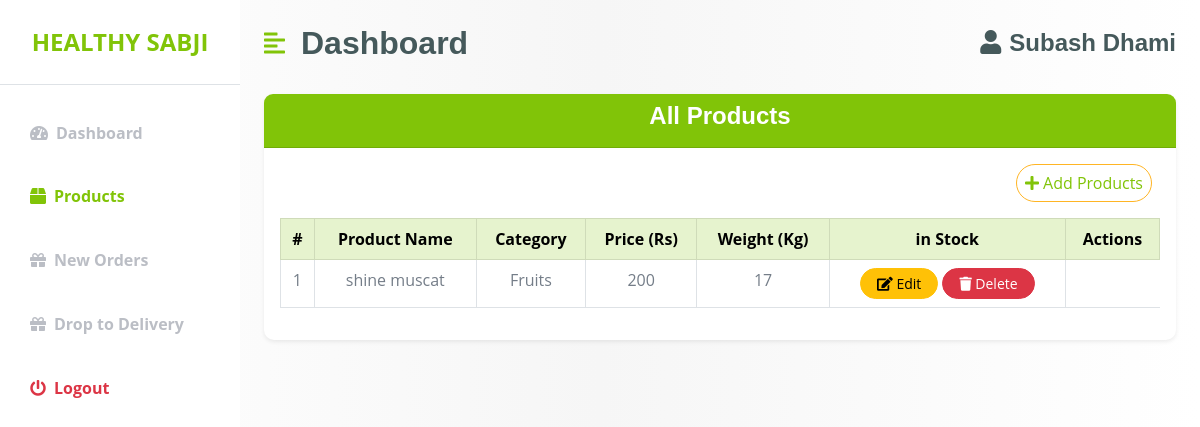
The page /farmer_products/ on the database as committed earlier.
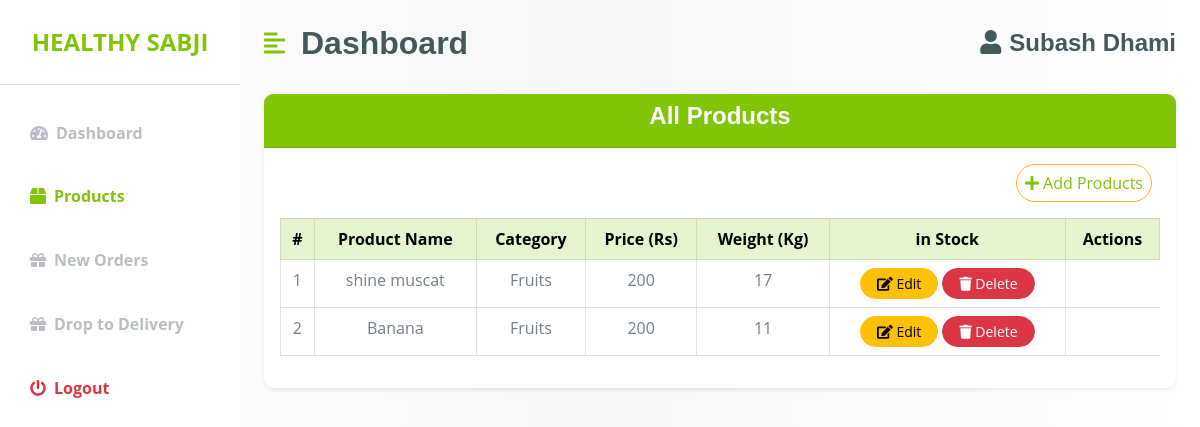
The same page on the database as committed later.
### sabji/models.py (models this page shows, shortened)
class Product(models.Model):
    name = models.CharField(max_length=100)
    price = models.IntegerField(help_text='Price per kilo')
    description = models.TextField()
    image = models.ImageField(upload_to='product_images/')
    quantity = models.IntegerField()
    category = models.ForeignKey('Category', on_delete=models.SET_NULL, related_name='products',null=True)

class Category(models.Model):
    name = models.CharField(max_length=100)
    def __str__(self):
        return self.name

### accounts/views.py (the view)
# urls.py: path('farmer_products/',views.farmer_products,name="farmer_products"),
def farmer_products(request):
    return render(request,'farmer/farmer_products.html')

### sabji/processors.py (called while the page is built)
def productprocessor(request):
    products = Product.objects.filter(quantity__gt=0)
    lowest_price = products.filter(quantity__gt=0).order_by('price').first()
    return {'products': products, 'lowest_price': lowest_price}

def categoryprocessor(request):
    categories = Category.objects.all()
    return {'categories': categories}

### templates/farmer/Farmer_products.html
{% extends "farmer/base.html" %}
{% block content %}
    <div class="container-fluid py-2">
        <div class="row justify-content-center">
            <div class="col-lg-12">
                <div class="card border-0 shadow-sm">
                    <div class="card-header bg-primary text-white text-center">
                        <h4 class="fw-bold text-white">All Products</h4>
                    </div>
                    <div class="d-flex align-items-end justify-content-end flex-column flex-md-row mt-3 mx-4">
                        <a class="btn border border-secondary rounded-pill px-2 text-primary btn" href="{% url 'add_products' %}">
                            <i class="fas fa-plus"></i> Add Products</a>
                    </div>
                    <div class="card-body">
                        <table class="table table-bordered text-center">
                            <thead class="table-primary">
                                <tr>
                                    <th>#</th>
                                    <th>Product Name</th>
                                    <th>Category</th>
                                    <th>Price (Rs)</th>
                                    <th>Weight (Kg)</th>
                                    <th>in Stock</th>
                                    <th>Actions</th>
                                </tr>
                            </thead>
                            <tbody>
                                {% for product in products %}
                                <tr>
                                    <td>{{forloop.counter}}</td>
                                    <td>{{product.name}}</td>
                                    <td>{{product.category}}</td>
                                    <td>{{product.price}}</td>
                                    <td>{{product.quantity}}</td>
                                    <td>
                                        <a href="{% url 'edit_product' product.id %}" class="btn btn-warning btn-sm rounded-pill px-3">
                                            <i class="fa fa-edit"></i> Edit
                                        </a>
                                        <a href="/delete-product/1" class="btn btn-danger btn-sm rounded-pill px-3"
                                            onclick="return confirm('Are you sure you want to delete this product?');">
                                            <i class="fa fa-trash"></i> Delete
                                        </a>
                                    </td>
                                </tr>
                                {% endfor %}
                            </tbody>
                        </table>
                    </div>
                </div>
            </div>
        </div>
    </div>
{% endblock content %}

Rows that differ between the two databases and show on the page:
added Product: name "Banana", category "Fruits", price "200", quantity "11"
